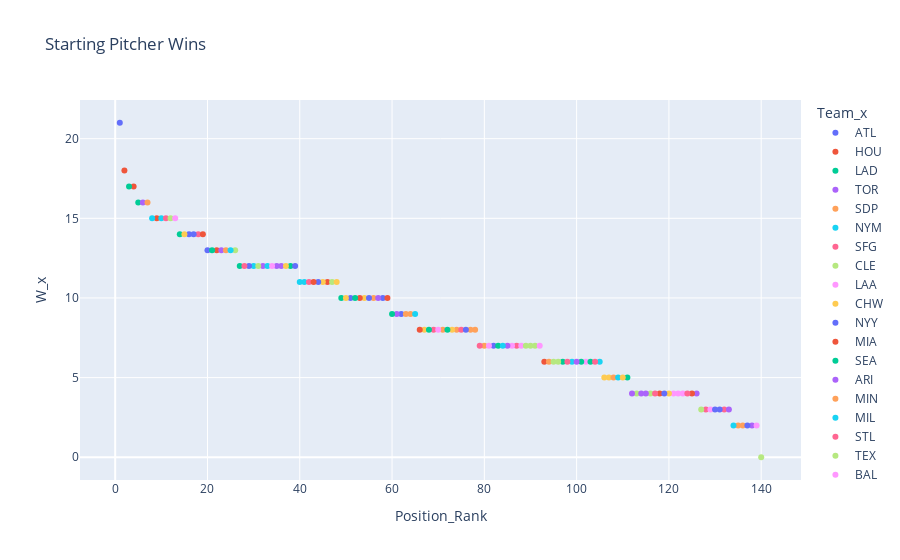

Write notebook code for a chart like this one.
### Code cell
plot_pos_rank(starters_wins, stat='W_x', title='Starting Pitcher Wins', groupby_col='Team_x', plot_filename='plots/starting_pitcher_wins.html')

### Figure 1 — Plotly figure (JSON) as saved in the notebook; plotly's stock layout.template omitted (floating-point values rounded to 4 significant figures)
{"data": [{"customdata": [["Kyle Wright"], ["Max Fried"], ["Ian Anderson"], ["Spencer Strider"], ["Charlie Morton"]], "hovertemplate": "Team_x=ATL<br>Position_Rank=%{x}<br>W_x=%{y}<br>Name=%{customdata[0]}<extra></extra>", "legendgroup": "ATL", "marker": {"color": "#636efa", "symbol": "circle"}, "mode": "markers", "name": "ATL", "orientation": "v", "showlegend": true, "type": "scatter", "x": [1, 16, 51, 58, 62], "xaxis": "x", "y": [21, 14, 10, 10, 9], "yaxis": "y"}, {"customdata": [["Justin Verlander"], ["Framber Valdez"], ["Luis Garcia"], ["Jose Urquidy"], ["Cristian Javier"]], "hovertemplate": "Team_x=HOU<br>Position_Rank=%{x}<br>W_x=%{y}<br>Name=%{customdata[0]}<extra></extra>", "legendgroup": "HOU", "marker": {"color": "#EF553B", "symbol": "circle"}, "mode": "markers", "name": "HOU", "orientation": "v", "showlegend": true, "type": "scatter", "x": [2, 4, 9, 22, 46], "xaxis": "x", "y": [18, 17, 15, 13, 11], "yaxis": "y"}, {"customdata": [["Julio Urias"], ["Tony Gonsolin"], ["Tyler Anderson"], ["Clayton Kershaw"]], "hovertemplate": "Team_x=LAD<br>Position_Rank=%{x}<br>W_x=%{y}<br>Name=%{customdata[0]}<extra></extra>", "legendgroup": "LAD", "marker": {"color": "#00cc96", "symbol": "circle"}, "mode": "markers", "name": "LAD", "orientation": "v", "showlegend": true, "type": "scatter", "x": [3, 5, 14, 38], "xaxis": "x", "y": [17, 16, 14, 12], "yaxis": "y"}, {"customdata": [["Alek Manoah"], ["Kevin Gausman"], ["Jose Berrios"], ["Ross Stripling"], ["Yusei Kikuchi"]], "hovertemplate": "Team_x=TOR<br>Position_Rank=%{x}<br>W_x=%{y}<br>Name=%{customdata[0]}<extra></extra>", "legendgroup": "TOR", "marker": {"color": "#ab63fa", "symbol": "circle"}, "mode": "markers", "name": "TOR", "orientation": "v", "showlegend": true, "type": "scatter", "x": [6, 32, 35, 61, 126], "xaxis": "x", "y": [16, 12, 12, 9, 4], "yaxis": "y"}, {"customdata": [["Yu Darvish"], ["Joe Musgrove"], ["Sean Manaea"], ["Blake Snell"], ["Mike Clevinger"], ["Nick Martinez"]], "hovertemplate": "Team_x=SDP<br>Position_Rank=%{x}<br>W_x=%{y}<br>Name=%{customdata[0]}<extra></extra>", "legendgroup": "SDP", "marker": {"color": "#FFA15A", "symbol": "circle"}, "mode": "markers", "name": "SDP", "orientation": "v", "showlegend": true, "type": "scatter", "x": [7, 56, 74, 78, 80, 136], "xaxis": "x", "y": [16, 10, 8, 8, 7, 2], "yaxis": "y"}, {"customdata": [["Chris Bassitt"], ["Carlos Carrasco"], ["Taijuan Walker"], ["Max Scherzer"], ["David Peterson"]], "hovertemplate": "Team_x=NYM<br>Position_Rank=%{x}<br>W_x=%{y}<br>Name=%{customdata[0]}<extra></extra>", "legendgroup": "NYM", "marker": {"color": "#19d3f3", "symbol": "circle"}, "mode": "markers", "name": "NYM", "orientation": "v", "showlegend": true, "type": "scatter", "x": [8, 10, 30, 41, 105], "xaxis": "x", "y": [15, 15, 12, 11, 6], "yaxis": "y"}, {"customdata": [["Logan Webb"], ["Carlos Rodon"], ["Alex Wood"], ["Alex Cobb"], ["Jakob Junis"]], "hovertemplate": "Team_x=SFG<br>Position_Rank=%{x}<br>W_x=%{y}<br>Name=%{customdata[0]}<extra></extra>", "legendgroup": "SFG", "marker": {"color": "#FF6692", "symbol": "circle"}, "mode": "markers", "name": "SFG", "orientation": "v", "showlegend": true, "type": "scatter", "x": [11, 18, 69, 87, 128], "xaxis": "x", "y": [15, 14, 8, 7, 3], "yaxis": "y"}, {"customdata": [["Cal Quantrill"], ["Shane Bieber"], ["Triston McKenzie"], ["Zach Plesac"]], "hovertemplate": "Team_x=CLE<br>Position_Rank=%{x}<br>W_x=%{y}<br>Name=%{customdata[0]}<extra></extra>", "legendgroup": "CLE", "marker": {"color": "#B6E880", "symbol": "circle"}, "mode": "markers", "name": "CLE", "orientation": "v", "showlegend": true, "type": "scatter", "x": [12, 26, 47, 127], "xaxis": "x", "y": [15, 13, 11, 3], "yaxis": "y"}, {"customdata": [["Shohei Ohtani"], ["Jose Suarez"], ["Reid Detmers"], ["Patrick Sandoval"]], "hovertemplate": "Team_x=LAA<br>Position_Rank=%{x}<br>W_x=%{y}<br>Name=%{customdata[0]}<extra></extra>", "legendgroup": "LAA", "marker": {"color": "#FF97FF", "symbol": "circle"}, "mode": "markers", "name": "LAA", "orientation": "v", "showlegend": true, "type": "scatter", "x": [13, 86, 88, 102], "xaxis": "x", "y": [15, 7, 7, 6], "yaxis": "y"}, {"customdata": [["Dylan Cease"], ["Lucas Giolito"], ["Johnny Cueto"], ["Lance Lynn"], ["Michael Kopech"]], "hovertemplate": "Team_x=CHW<br>Position_Rank=%{x}<br>W_x=%{y}<br>Name=%{customdata[0]}<extra></extra>", "legendgroup": "CHW", "marker": {"color": "#FECB52", "symbol": "circle"}, "mode": "markers", "name": "CHW", "orientation": "v", "showlegend": true, "type": "scatter", "x": [15, 45, 67, 73, 107], "xaxis": "x", "y": [14, 11, 8, 8, 5], "yaxis": "y"}, {"customdata": [["Jameson Taillon"], ["Gerrit Cole"], ["Nestor Cortes"], ["Luis Severino"]], "hovertemplate": "Team_x=NYY<br>Position_Rank=%{x}<br>W_x=%{y}<br>Name=%{customdata[0]}<extra></extra>", "legendgroup": "NYY", "marker": {"color": "#636efa", "symbol": "circle"}, "mode": "markers", "name": "NYY", "orientation": "v", "showlegend": true, "type": "scatter", "x": [17, 20, 29, 82], "xaxis": "x", "y": [14, 13, 12, 7], "yaxis": "y"}, {"customdata": [["Sandy Alcantara"], ["Pablo Lopez"], ["Jesus Luzardo"], ["Trevor Rogers"]], "hovertemplate": "Team_x=MIA<br>Position_Rank=%{x}<br>W_x=%{y}<br>Name=%{customdata[0]}<extra></extra>", "legendgroup": "MIA", "marker": {"color": "#EF553B", "symbol": "circle"}, "mode": "markers", "name": "MIA", "orientation": "v", "showlegend": true, "type": "scatter", "x": [19, 59, 118, 125], "xaxis": "x", "y": [14, 10, 4, 4], "yaxis": "y"}, {"customdata": [["Logan Gilbert"], ["Robbie Ray"], ["Marco Gonzales"], ["George Kirby"], ["Chris Flexen"]], "hovertemplate": "Team_x=SEA<br>Position_Rank=%{x}<br>W_x=%{y}<br>Name=%{customdata[0]}<extra></extra>", "legendgroup": "SEA", "marker": {"color": "#00cc96", "symbol": "circle"}, "mode": "markers", "name": "SEA", "orientation": "v", "showlegend": true, "type": "scatter", "x": [21, 27, 49, 68, 83], "xaxis": "x", "y": [13, 12, 10, 8, 7], "yaxis": "y"}, {"customdata": [["Merrill Kelly"], ["Zac Gallen"], ["Madison Bumgarner"], ["Zach Davies"]], "hovertemplate": "Team_x=ARI<br>Position_Rank=%{x}<br>W_x=%{y}<br>Name=%{customdata[0]}<extra></extra>", "legendgroup": "ARI", "marker": {"color": "#ab63fa", "symbol": "circle"}, "mode": "markers", "name": "ARI", "orientation": "v", "showlegend": true, "type": "scatter", "x": [23, 36, 85, 138], "xaxis": "x", "y": [13, 12, 7, 2], "yaxis": "y"}, {"customdata": [["Joe Ryan"], ["Sonny Gray"], ["Dylan Bundy"], ["Chris Archer"]], "hovertemplate": "Team_x=MIN<br>Position_Rank=%{x}<br>W_x=%{y}<br>Name=%{customdata[0]}<extra></extra>", "legendgroup": "MIN", "marker": {"color": "#FFA15A", "symbol": "circle"}, "mode": "markers", "name": "MIN", "orientation": "v", "showlegend": true, "type": "scatter", "x": [24, 71, 77, 135], "xaxis": "x", "y": [13, 8, 8, 2], "yaxis": "y"}, {"customdata": [["Brandon Woodruff"], ["Corbin Burnes"], ["Eric Lauer"], ["Adrian Houser"], ["Aaron Ashby"]], "hovertemplate": "Team_x=MIL<br>Position_Rank=%{x}<br>W_x=%{y}<br>Name=%{customdata[0]}<extra></extra>", "legendgroup": "MIL", "marker": {"color": "#19d3f3", "symbol": "circle"}, "mode": "markers", "name": "MIL", "orientation": "v", "showlegend": true, "type": "scatter", "x": [25, 33, 40, 99, 134], "xaxis": "x", "y": [13, 12, 11, 6, 2], "yaxis": "y"}, {"customdata": [["Miles Mikolas"], ["Adam Wainwright"], ["Dakota Hudson"], ["Andre Pallante"]], "hovertemplate": "Team_x=STL<br>Position_Rank=%{x}<br>W_x=%{y}<br>Name=%{customdata[0]}<extra></extra>", "legendgroup": "STL", "marker": {"color": "#FF6692", "symbol": "circle"}, "mode": "markers", "name": "STL", "orientation": "v", "showlegend": true, "type": "scatter", "x": [28, 42, 75, 132], "xaxis": "x", "y": [12, 11, 8, 3], "yaxis": "y"}, {"customdata": [["Martin Perez"], ["Jon Gray"], ["Glenn Otto"], ["Taylor Hearn"], ["Dane Dunning"]], "hovertemplate": "Team_x=TEX<br>Position_Rank=%{x}<br>W_x=%{y}<br>Name=%{customdata[0]}<extra></extra>", "legendgroup": "TEX", "marker": {"color": "#B6E880", "symbol": "circle"}, "mode": "markers", "name": "TEX", "orientation": "v", "showlegend": true, "type": "scatter", "x": [31, 90, 91, 113, 116], "xaxis": "x", "y": [12, 7, 7, 4, 4], "yaxis": "y"}, {"customdata": [["Jordan Lyles"], ["Dean Kremer"], ["Tyler Wells"], ["Kyle Bradish"], ["Austin Voth"], ["Spenser Watkins"]], "hovertemplate": "Team_x=BAL<br>Position_Rank=%{x}<br>W_x=%{y}<br>Name=%{customdata[0]}<extra></extra>", "legendgroup": "BAL", "marker": {"color": "#FF97FF", "symbol": "circle"}, "mode": "markers", "name": "BAL", "orientation": "v", "showlegend": true, "type": "scatter", "x": [34, 70, 81, 121, 122, 123], "xaxis": "x", "y": [12, 8, 7, 4, 4, 4], "yaxis": "y"}, {"customdata": [["Zack Wheeler"], ["Aaron Nola"], ["Kyle Gibson"], ["Ranger Suarez"]], "hovertemplate": "Team_x=PHI<br>Position_Rank=%{x}<br>W_x=%{y}<br>Name=%{customdata[0]}<extra></extra>", "legendgroup": "PHI", "marker": {"color": "#FECB52", "symbol": "circle"}, "mode": "markers", "name": "PHI", "orientation": "v", "showlegend": true, "type": "scatter", "x": [37, 48, 50, 54], "xaxis": "x", "y": [12, 11, 10, 10], "yaxis": "y"}, {"customdata": [["Shane McClanahan"], ["Drew Rasmussen"], ["Corey Kluber"], ["Jeffrey Springs"]], "hovertemplate": "Team_x=TBR<br>Position_Rank=%{x}<br>W_x=%{y}<br>Name=%{customdata[0]}<extra></extra>", "legendgroup": "TBR", "marker": {"color": "#636efa", "symbol": "circle"}, "mode": "markers", "name": "TBR", "orientation": "v", "showlegend": true, "type": "scatter", "x": [39, 44, 55, 76], "xaxis": "x", "y": [12, 11, 10, 8], "yaxis": "y"}, {"customdata": [["Michael Wacha"], ["Nick Pivetta"], ["Rich Hill"], ["Nathan Eovaldi"]], "hovertemplate": "Team_x=BOS<br>Position_Rank=%{x}<br>W_x=%{y}<br>Name=%{customdata[0]}<extra></extra>", "legendgroup": "BOS", "marker": {"color": "#EF553B", "symbol": "circle"}, "mode": "markers", "name": "BOS", "orientation": "v", "showlegend": true, "type": "scatter", "x": [43, 53, 66, 93], "xaxis": "x", "y": [11, 10, 8, 6], "yaxis": "y"}, {"customdata": [["Noah Syndergaard"], ["Jordan Montgomery"], ["Luis Castillo"], ["Tyler Mahle"], ["Jose Quintana"], ["Jake Odorizzi"], ["Frankie Montas"]], "hovertemplate": "Team_x=- - -<br>Position_Rank=%{x}<br>W_x=%{y}<br>Name=%{customdata[0]}<extra></extra>", "legendgroup": "- - -", "marker": {"color": "#00cc96", "symbol": "circle"}, "mode": "markers", "name": "- - -", "orientation": "v", "showlegend": true, "type": "scatter", "x": [52, 60, 72, 97, 101, 103, 111], "xaxis": "x", "y": [10, 9, 8, 6, 6, 6, 5], "yaxis": "y"}, {"customdata": [["Brady Singer"], ["Brad Keller"], ["Jon Heasley"], ["Zack Greinke"], ["Daniel Lynch"], ["Kris Bubic"]], "hovertemplate": "Team_x=KCR<br>Position_Rank=%{x}<br>W_x=%{y}<br>Name=%{customdata[0]}<extra></extra>", "legendgroup": "KCR", "marker": {"color": "#ab63fa", "symbol": "circle"}, "mode": "markers", "name": "KCR", "orientation": "v", "showlegend": true, "type": "scatter", "x": [57, 100, 112, 114, 115, 133], "xaxis": "x", "y": [10, 6, 4, 4, 4, 3], "yaxis": "y"}, {"customdata": [["Kyle Freeland"], ["German Marquez"], ["Chad Kuhl"], ["Austin Gomber"]], "hovertemplate": "Team_x=COL<br>Position_Rank=%{x}<br>W_x=%{y}<br>Name=%{customdata[0]}<extra></extra>", "legendgroup": "COL", "marker": {"color": "#FFA15A", "symbol": "circle"}, "mode": "markers", "name": "COL", "orientation": "v", "showlegend": true, "type": "scatter", "x": [63, 64, 94, 108], "xaxis": "x", "y": [9, 9, 6, 5], "yaxis": "y"}, {"customdata": [["Cole Irvin"], ["Paul Blackburn"], ["James Kaprielian"]], "hovertemplate": "Team_x=OAK<br>Position_Rank=%{x}<br>W_x=%{y}<br>Name=%{customdata[0]}<extra></extra>", "legendgroup": "OAK", "marker": {"color": "#19d3f3", "symbol": "circle"}, "mode": "markers", "name": "OAK", "orientation": "v", "showlegend": true, "type": "scatter", "x": [65, 84, 109], "xaxis": "x", "y": [9, 7, 5], "yaxis": "y"}, {"customdata": [["Drew Smyly"], ["Marcus Stroman"], ["Keegan Thompson"], ["Justin Steele"], ["Adrian Sampson"]], "hovertemplate": "Team_x=CHC<br>Position_Rank=%{x}<br>W_x=%{y}<br>Name=%{customdata[0]}<extra></extra>", "legendgroup": "CHC", "marker": {"color": "#FF6692", "symbol": "circle"}, "mode": "markers", "name": "CHC", "orientation": "v", "showlegend": true, "type": "scatter", "x": [79, 98, 104, 117, 124], "xaxis": "x", "y": [7, 6, 6, 4, 4], "yaxis": "y"}, {"customdata": [["Josiah Gray"], ["Patrick Corbin"], ["Erick Fedde"], ["Paolo Espino"]], "hovertemplate": "Team_x=WSN<br>Position_Rank=%{x}<br>W_x=%{y}<br>Name=%{customdata[0]}<extra></extra>", "legendgroup": "WSN", "marker": {"color": "#B6E880", "symbol": "circle"}, "mode": "markers", "name": "WSN", "orientation": "v", "showlegend": true, "type": "scatter", "x": [89, 95, 96, 140], "xaxis": "x", "y": [7, 6, 6, 0], "yaxis": "y"}, {"customdata": [["Tarik Skubal"], ["Drew Hutchison"], ["Tyler Alexander"]], "hovertemplate": "Team_x=DET<br>Position_Rank=%{x}<br>W_x=%{y}<br>Name=%{customdata[0]}<extra></extra>", "legendgroup": "DET", "marker": {"color": "#FF97FF", "symbol": "circle"}, "mode": "markers", "name": "DET", "orientation": "v", "showlegend": true, "type": "scatter", "x": [92, 129, 139], "xaxis": "x", "y": [7, 3, 2], "yaxis": "y"}, {"customdata": [["Hunter Greene"], ["Graham Ashcraft"], ["Nick Lodolo"]], "hovertemplate": "Team_x=CIN<br>Position_Rank=%{x}<br>W_x=%{y}<br>Name=%{customdata[0]}<extra></extra>", "legendgroup": "CIN", "marker": {"color": "#FECB52", "symbol": "circle"}, "mode": "markers", "name": "CIN", "orientation": "v", "showlegend": true, "type": "scatter", "x": [106, 110, 120], "xaxis": "x", "y": [5, 5, 4], "yaxis": "y"}, {"customdata": [["Mitch Keller"], ["JT Brubaker"], ["Bryse Wilson"], ["Zach Thompson"]], "hovertemplate": "Team_x=PIT<br>Position_Rank=%{x}<br>W_x=%{y}<br>Name=%{customdata[0]}<extra></extra>", "legendgroup": "PIT", "marker": {"color": "#636efa", "symbol": "circle"}, "mode": "markers", "name": "PIT", "orientation": "v", "showlegend": true, "type": "scatter", "x": [119, 130, 131, 137], "xaxis": "x", "y": [4, 3, 3, 2], "yaxis": "y"}], "layout": {"legend": {"title": {"text": "Team_x"}, "tracegroupgap": 0}, "title": {"text": "Starting Pitcher Wins"}, "xaxis": {"anchor": "y", "domain": [0, 1], "title": {"text": "Position_Rank"}}, "yaxis": {"anchor": "x", "domain": [0, 1], "title": {"text": "W_x"}}}}
